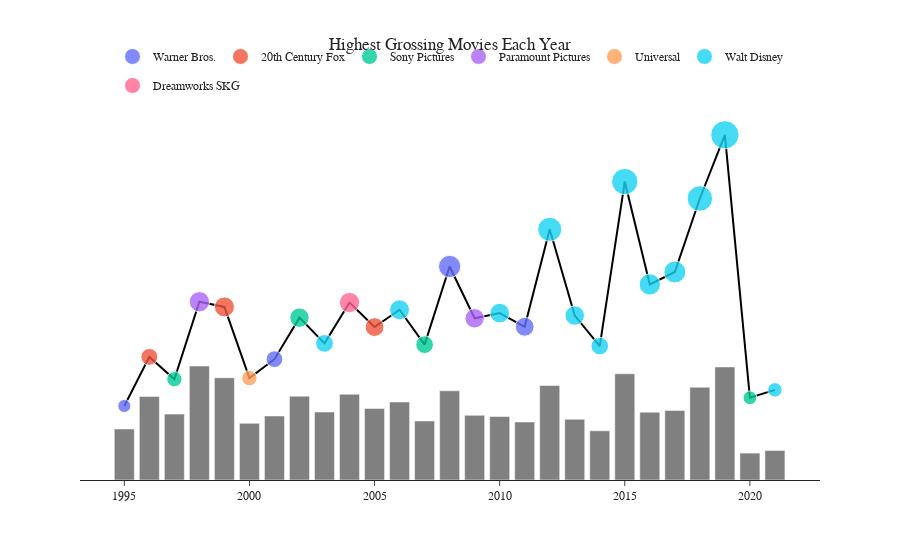

The notebook cell saved with this chart:
### Code cell
fig1 = px.line(highest_grossers,
            x="YEAR",
            y="TOTAL FOR YEAR",
            # hover_name="MOVIE",
            custom_data=["MOVIE"],
            color_discrete_sequence=["black"])

fig1.update_traces(hovertemplate="<br>".join(["<b>%{customdata[0]}<b>"]))

fig2 = px.scatter(highest_grossers,
            x="YEAR",
            y="TOTAL FOR YEAR",
            color="DISTRIBUTOR",
            # hover_name="DISTRIBUTOR",
            custom_data=["DISTRIBUTOR","TBO"],
            size="TOTAL FOR YEAR",
            opacity=0.8)

fig2.update_traces(hovertemplate="<br>".join(["<b>%{customdata[0]}<b>","<b>%{customdata[1]}<b>"]))

fig3 = px.bar(highest_grossers,
            x="YEAR",
            y="tickets_sold",
            # hover_name="info",
            custom_data=["TS"],
            color_discrete_sequence=["grey"])

fig3.update_traces(hovertemplate="<br>".join(["<b>%{customdata[0]}<b>"]))

fig = go.Figure(data=fig1.data + fig2.data + fig3.data)

fig.update_layout(hovermode="x unified", template="simple_white", title="Highest Grossing Movies Each Year")
fig.update_layout(title_x=0.5,
    font_family="Rockwell",
    legend=dict(
        title=None, orientation="h", y=1, yanchor="bottom", x=0.5, xanchor="center"
    )
)

fig.update_yaxes(visible=False, showticklabels=False)

fig.update_layout(template="simple_white")

fig.show()

### Figure 1 — Plotly figure (JSON) as saved in the notebook; plotly's stock layout.template omitted (floating-point values rounded to 4 significant figures)
{"data": [{"customdata": [["Batman Forever"], ["Independence Day"], ["Men in Black"], ["Titanic"], ["Star Wars Ep. I: The Phantom Menace"], ["How the Grinch Stole Christmas"], ["Harry Potter and the Sorcerer’s Stone"], ["Spider-Man"], ["Finding Nemo"], ["Shrek 2"], ["Star Wars Ep. III: Revenge of the Sith"], ["Pirates of the Caribbean: Dead Man’s Chest"], ["Spider-Man 3"], ["The Dark Knight"], ["Transformers: Revenge of the Fallen"], ["Toy Story 3"], ["Harry Potter and the Deathly Hallows: Part II"], ["The Avengers"], ["Iron Man 3"], ["Guardians of the Galaxy"], ["Star Wars Ep. VII: The Force Awakens"], ["Finding Dory"], ["Star Wars Ep. VIII: The Last Jedi"], ["Black Panther"], ["Avengers: Endgame"], ["Bad Boys For Life"], ["Shang-Chi and the Legend of the Ten Rings"]], "hovertemplate": "<b>%{customdata[0]}<b>", "legendgroup": "", "line": {"color": "black", "dash": "solid"}, "marker": {"symbol": "circle"}, "mode": "lines", "name": "", "orientation": "v", "showlegend": false, "type": "scatter", "x": [1995, 1996, 1997, 1998, 1999, 2000, 2001, 2002, 2003, 2004, 2005, 2006, 2007, 2008, 2009, 2010, 2011, 2012, 2013, 2014, 2015, 2016, 2017, 2018, 2019, 2020, 2021], "xaxis": "x", "y": [184031112, 306169255, 250650052, 443319081, 430443350, 253367455, 300404434, 403706375, 339714367, 441226247, 380270577, 423315812, 336530303, 531001578, 402111870, 415004880, 381011219, 623357910, 408992272, 333055258, 742208942, 486295561, 517218368, 700059566, 858373000, 204417855, 224226704], "yaxis": "y"}, {"customdata": [["Warner Bros.", "Total Box Office: 184 Million"], ["Warner Bros.", "Total Box Office: 300 Million"], ["Warner Bros.", "Total Box Office: 531 Million"], ["Warner Bros.", "Total Box Office: 381 Million"]], "hovertemplate": "<b>%{customdata[0]}<b><br><b>%{customdata[1]}<b>", "legendgroup": "Warner Bros.", "marker": {"color": "#636efa", "opacity": 0.8, "size": [184031112, 300404434, 531001578, 381011219], "sizemode": "area", "sizeref": 2146000.0, "symbol": "circle"}, "mode": "markers", "name": "Warner Bros.", "orientation": "v", "showlegend": true, "type": "scatter", "x": [1995, 2001, 2008, 2011], "xaxis": "x", "y": [184031112, 300404434, 531001578, 381011219], "yaxis": "y"}, {"customdata": [["20th Century Fox", "Total Box Office: 306 Million"], ["20th Century Fox", "Total Box Office: 430 Million"], ["20th Century Fox", "Total Box Office: 380 Million"]], "hovertemplate": "<b>%{customdata[0]}<b><br><b>%{customdata[1]}<b>", "legendgroup": "20th Century Fox", "marker": {"color": "#EF553B", "opacity": 0.8, "size": [306169255, 430443350, 380270577], "sizemode": "area", "sizeref": 2146000.0, "symbol": "circle"}, "mode": "markers", "name": "20th Century Fox", "orientation": "v", "showlegend": true, "type": "scatter", "x": [1996, 1999, 2005], "xaxis": "x", "y": [306169255, 430443350, 380270577], "yaxis": "y"}, {"customdata": [["Sony Pictures", "Total Box Office: 250 Million"], ["Sony Pictures", "Total Box Office: 403 Million"], ["Sony Pictures", "Total Box Office: 336 Million"], ["Sony Pictures", "Total Box Office: 204 Million"]], "hovertemplate": "<b>%{customdata[0]}<b><br><b>%{customdata[1]}<b>", "legendgroup": "Sony Pictures", "marker": {"color": "#00cc96", "opacity": 0.8, "size": [250650052, 403706375, 336530303, 204417855], "sizemode": "area", "sizeref": 2146000.0, "symbol": "circle"}, "mode": "markers", "name": "Sony Pictures", "orientation": "v", "showlegend": true, "type": "scatter", "x": [1997, 2002, 2007, 2020], "xaxis": "x", "y": [250650052, 403706375, 336530303, 204417855], "yaxis": "y"}, {"customdata": [["Paramount Pictures", "Total Box Office: 443 Million"], ["Paramount Pictures", "Total Box Office: 402 Million"]], "hovertemplate": "<b>%{customdata[0]}<b><br><b>%{customdata[1]}<b>", "legendgroup": "Paramount Pictures", "marker": {"color": "#ab63fa", "opacity": 0.8, "size": [443319081, 402111870], "sizemode": "area", "sizeref": 2146000.0, "symbol": "circle"}, "mode": "markers", "name": "Paramount Pictures", "orientation": "v", "showlegend": true, "type": "scatter", "x": [1998, 2009], "xaxis": "x", "y": [443319081, 402111870], "yaxis": "y"}, {"customdata": [["Universal", "Total Box Office: 253 Million"]], "hovertemplate": "<b>%{customdata[0]}<b><br><b>%{customdata[1]}<b>", "legendgroup": "Universal", "marker": {"color": "#FFA15A", "opacity": 0.8, "size": [253367455], "sizemode": "area", "sizeref": 2146000.0, "symbol": "circle"}, "mode": "markers", "name": "Universal", "orientation": "v", "showlegend": true, "type": "scatter", "x": [2000], "xaxis": "x", "y": [253367455], "yaxis": "y"}, {"customdata": [["Walt Disney", "Total Box Office: 339 Million"], ["Walt Disney", "Total Box Office: 423 Million"], ["Walt Disney", "Total Box Office: 415 Million"], ["Walt Disney", "Total Box Office: 623 Million"], ["Walt Disney", "Total Box Office: 408 Million"], ["Walt Disney", "Total Box Office: 333 Million"], ["Walt Disney", "Total Box Office: 742 Million"], ["Walt Disney", "Total Box Office: 486 Million"], ["Walt Disney", "Total Box Office: 517 Million"], ["Walt Disney", "Total Box Office: 700 Million"], ["Walt Disney", "Total Box Office: 858 Million"], ["Walt Disney", "Total Box Office: 224 Million"]], "hovertemplate": "<b>%{customdata[0]}<b><br><b>%{customdata[1]}<b>", "legendgroup": "Walt Disney", "marker": {"color": "#19d3f3", "opacity": 0.8, "size": [339714367, 423315812, 415004880, 623357910, 408992272, 333055258, 742208942, 486295561, 517218368, 700059566, 858373000, 224226704], "sizemode": "area", "sizeref": 2146000.0, "symbol": "circle"}, "mode": "markers", "name": "Walt Disney", "orientation": "v", "showlegend": true, "type": "scatter", "x": [2003, 2006, 2010, 2012, 2013, 2014, 2015, 2016, 2017, 2018, 2019, 2021], "xaxis": "x", "y": [339714367, 423315812, 415004880, 623357910, 408992272, 333055258, 742208942, 486295561, 517218368, 700059566, 858373000, 224226704], "yaxis": "y"}, {"customdata": [["Dreamworks SKG", "Total Box Office: 441 Million"]], "hovertemplate": "<b>%{customdata[0]}<b><br><b>%{customdata[1]}<b>", "legendgroup": "Dreamworks SKG", "marker": {"color": "#FF6692", "opacity": 0.8, "size": [441226247], "sizemode": "area", "sizeref": 2146000.0, "symbol": "circle"}, "mode": "markers", "name": "Dreamworks SKG", "orientation": "v", "showlegend": true, "type": "scatter", "x": [2004], "xaxis": "x", "y": [441226247], "yaxis": "y"}, {"alignmentgroup": "True", "customdata": [["Tickets Sold: 42 Million"], ["Tickets Sold: 69 Million"], ["Tickets Sold: 54 Million"], ["Tickets Sold: 94 Million"], ["Tickets Sold: 84 Million"], ["Tickets Sold: 47 Million"], ["Tickets Sold: 53 Million"], ["Tickets Sold: 69 Million"], ["Tickets Sold: 56 Million"], ["Tickets Sold: 71 Million"], ["Tickets Sold: 59 Million"], ["Tickets Sold: 64 Million"], ["Tickets Sold: 48 Million"], ["Tickets Sold: 73 Million"], ["Tickets Sold: 53 Million"], ["Tickets Sold: 52 Million"], ["Tickets Sold: 48 Million"], ["Tickets Sold: 78 Million"], ["Tickets Sold: 50 Million"], ["Tickets Sold: 40 Million"], ["Tickets Sold: 88 Million"], ["Tickets Sold: 56 Million"], ["Tickets Sold: 57 Million"], ["Tickets Sold: 76 Million"], ["Tickets Sold: 93 Million"], ["Tickets Sold: 22 Million"], ["Tickets Sold: 24 Million"]], "hovertemplate": "<b>%{customdata[0]}<b>", "legendgroup": "", "marker": {"color": "grey", "pattern": {"shape": ""}}, "name": "", "offsetgroup": "", "orientation": "v", "showlegend": false, "textposition": "auto", "type": "bar", "x": [1995, 1996, 1997, 1998, 1999, 2000, 2001, 2002, 2003, 2004, 2005, 2006, 2007, 2008, 2009, 2010, 2011, 2012, 2013, 2014, 2015, 2016, 2017, 2018, 2019, 2020, 2021], "xaxis": "x", "y": [126918006, 207807186, 163823562, 283572972, 254198826, 141020844, 159224964, 208454238, 169012122, 213152775, 177973746, 193885104, 146742864, 221866956, 160844748, 157796532, 144140436, 234933885, 150919656, 122296911, 264131295, 168657420, 172982730, 230535531, 281126529, 66949077, 73436691], "yaxis": "y"}], "layout": {"font": {"family": "Rockwell"}, "hovermode": "x unified", "legend": {"orientation": "h", "title": {}, "x": 0.5, "xanchor": "center", "y": 1, "yanchor": "bottom"}, "title": {"text": "Highest Grossing Movies Each Year", "x": 0.5}, "yaxis": {"showticklabels": false, "visible": false}}}
